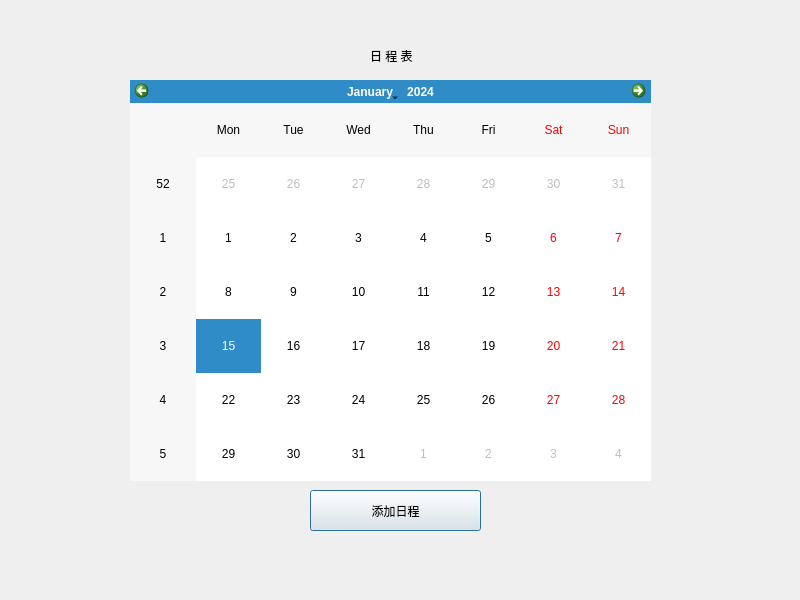
<?xml version="1.0" encoding="UTF-8"?>
<ui version="4.0">
 <class>CourseManagePage</class>
 <widget class="QDialog" name="CourseManagePage">
  <property name="geometry">
   <rect>
    <x>0</x>
    <y>0</y>
    <width>800</width>
    <height>600</height>
   </rect>
  </property>
  <property name="windowTitle">
   <string>课程管理</string>
  </property>
  <property name="windowIcon">
   <iconset resource="../res.qrc">
    <normaloff>:/favicon.png</normaloff>:/favicon.png</iconset>
  </property>
  <widget class="QCalendarWidget" name="Calendar">
   <property name="geometry">
    <rect>
     <x>130</x>
     <y>80</y>
     <width>521</width>
     <height>401</height>
    </rect>
   </property>
  </widget>
  <widget class="QLabel" name="TitleLabel">
   <property name="geometry">
    <rect>
     <x>370</x>
     <y>40</y>
     <width>111</width>
     <height>31</height>
    </rect>
   </property>
   <property name="text">
    <string>日 程 表</string>
   </property>
  </widget>
  <widget class="QPushButton" name="AddArrangement">
   <property name="geometry">
    <rect>
     <x>310</x>
     <y>490</y>
     <width>171</width>
     <height>41</height>
    </rect>
   </property>
   <property name="text">
    <string>添加日程</string>
   </property>
  </widget>
 </widget>
 <resources>
  <include location="../res.qrc"/>
 </resources>
 <connections/>
</ui>
